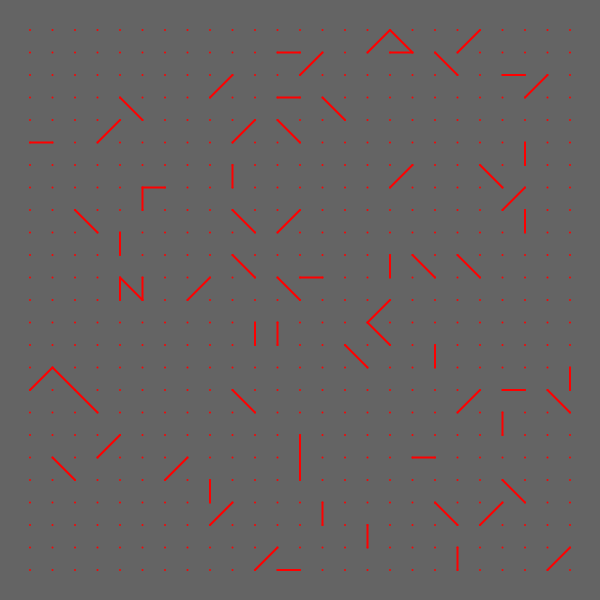
Frame 1 (no input)
Frame 60 (no input): identical to frame 1, image omitted
Frame 120 (the mouse pressed at the canvas centre since frame 60): identical to frame 1, image omitted

The p5.js sketch that drew this single still picture (run headless with seeded random() and noise() and a simulated clock; from frame 60 on, the mouse is pressed at the canvas centre):

// p5.js sketch
// ── sketch.js
const m = 30;
const qty = 25;
const r =  2;
let positions = [];
let lines = [];
let linesToShow;
const cWidth = 600;
const color = 'red';

// ver, hor, for, back
let lineTypesAllowed = [1, 2, 3, 0];

function setup() {
	createCanvas(cWidth, cWidth);
	background(100)
	linesToShow = Math.floor(random(0, 100));
	const innerArea = cWidth - (2 * m);
	push()
	noStroke()
	translate(m, m)
	fill(color)

	const segment = (innerArea) / (qty - 1);
	for (let i = 0; i < qty; i++) { // vertical
		for (let h = 0; h < qty; h++) { // hor
			const horValue = segment * h;
			const verValue = segment * i;
			const nextVerValue = verValue + segment
			const nextHorValue = horValue + segment

			positions.push([horValue, verValue])

			if ((isAllowed(0)) && (h < qty && i  < qty - 1)) { // verticals
				lines.push([[horValue, verValue], [horValue, nextVerValue]])
			}

			if ((isAllowed(1)) && (h < qty - 1 && i  < qty)) { // horizontals
				lines.push([[horValue, verValue], [nextHorValue, verValue]])
			}

			if ((isAllowed(2)) && (h > 0 && i < qty - 1 )) { // forward
				lines.push([[horValue, verValue], [horValue - segment, nextVerValue]])
			}

			if ((isAllowed(3)) && (h < qty - 1 && i < qty - 1 )) { // backward
				lines.push([[horValue, verValue], [nextHorValue, nextVerValue]])
			}

			ellipse(horValue, verValue, r)
		}
	}
	pop()
	push()
	translate(m, m)
	strokeWeight(r)
	stroke(color)
	for (let i = 0; i < linesToShow; i++) {
		const lineToShowIndex = Math.floor(random(0, lines.length))
		const currLine = lines[lineToShowIndex];
		lines.splice(lineToShowIndex, 1)
		line(currLine[0][0], currLine[0][1], currLine[1][0], currLine[1][1])
	}
	pop()

}

function draw() {

}


function isAllowed (index) {
	return lineTypesAllowed === 'all' || lineTypesAllowed.indexOf(index) > -1
}
